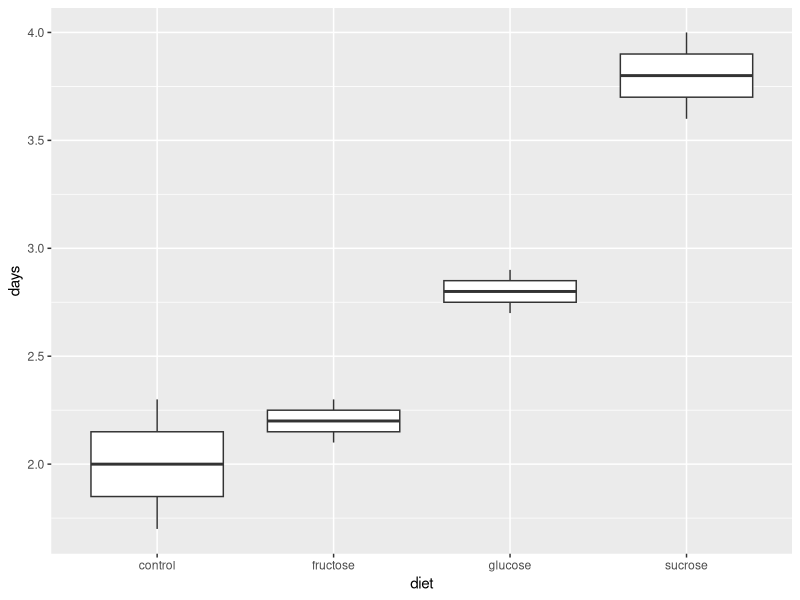
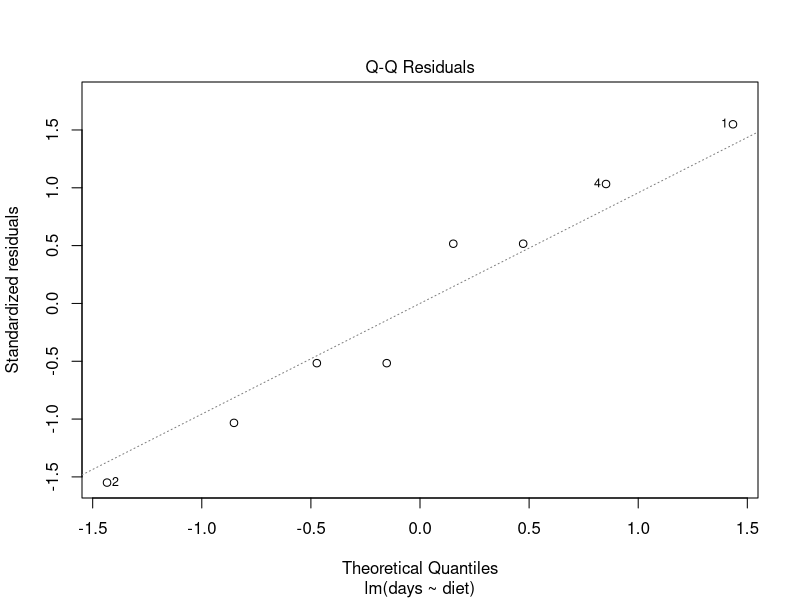
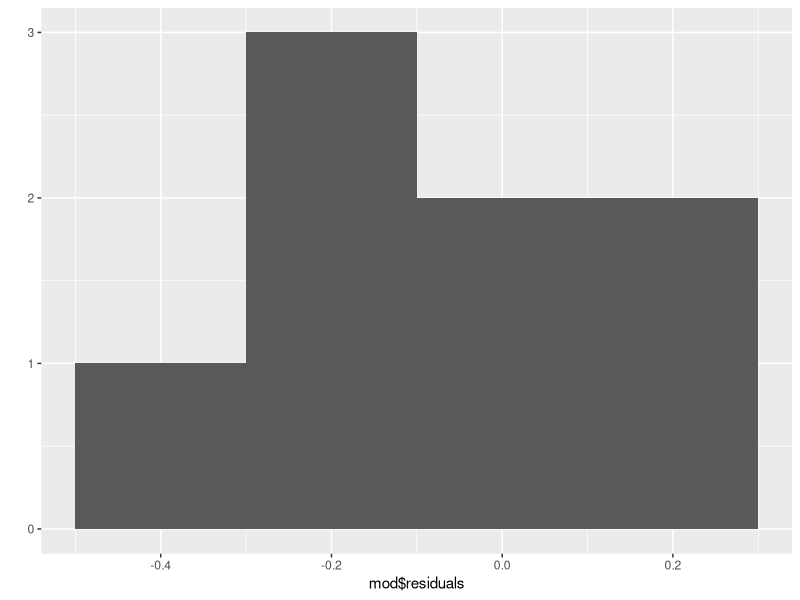

Write R code to recreate these figures, in order.
## ---- chunk 1
library(tidyverse)
leaf <- data.frame(diet = c("control","control","sucrose", "sucrose", "glucose", "glucose", "fructose","fructose"), days = c(2.3,1.7,3.6,4.0,2.9,2.7,2.1,2.3))
## ---- chunk 2
#Note that boxplots are a bit silly in this example because n is only 2.
qplot(x = diet, y = days, data = leaf, geom = "boxplot")
## ---- chunk 3
leaf %>%
  group_by(diet) %>%
  summarize(n = n(),
            m = mean(days),
            sd = sd(days))
## ---- chunk 4
mod <- lm(days ~ diet, data = leaf)
anova(mod)
## ---- chunk 5
leaf %>%
  group_by(diet) %>%
  summarize(n = n(),
            m = mean(days),
            sd = sd(days))

0.424/0.141
## ---- chunk 6
#normal probability plot of residuals
plot(mod, which = 2)
## ---- chunk 7
#histogram of residuals
qplot(x = mod$residuals, bins = 4)
